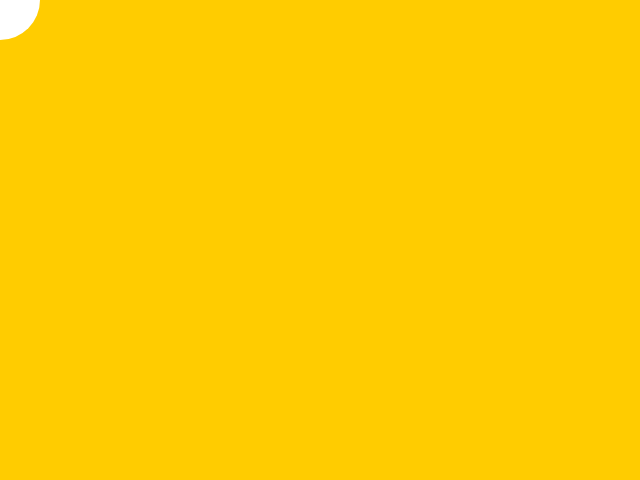
Frame 1 (no input)
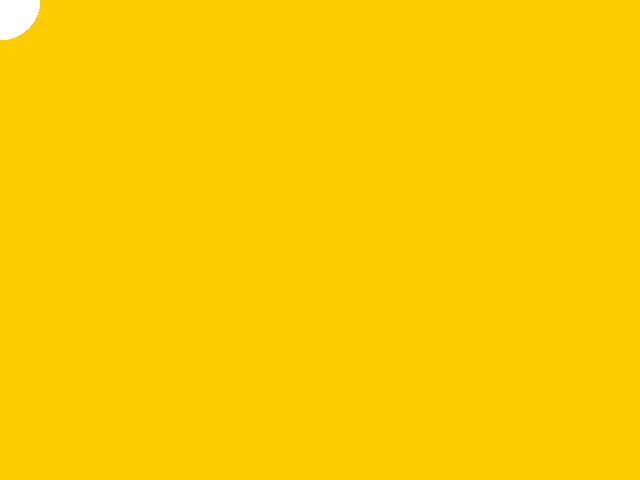
Frame 60 (no input)
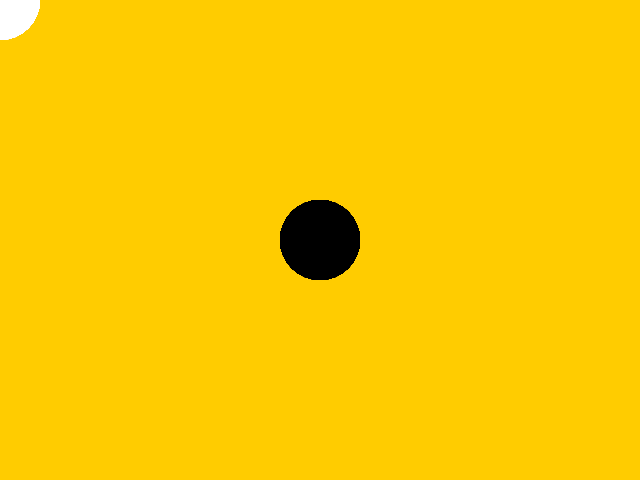
Frame 120 (the mouse pressed at the canvas centre since frame 60)

The p5.js sketch that drew these frames (run headless with seeded random() and noise() and a simulated clock; from frame 60 on, the mouse is pressed at the canvas centre):

// p5.js sketch
// ── sketch.js
function setup() {
  createCanvas(640, 480);
  background(255, 204, 0);
  noStroke();
}

function draw() {
  if (mouseIsPressed) {
    fill(0);
  } else {
    fill(255);
  }
  ellipse(mouseX, mouseY, 80, 80);
}
